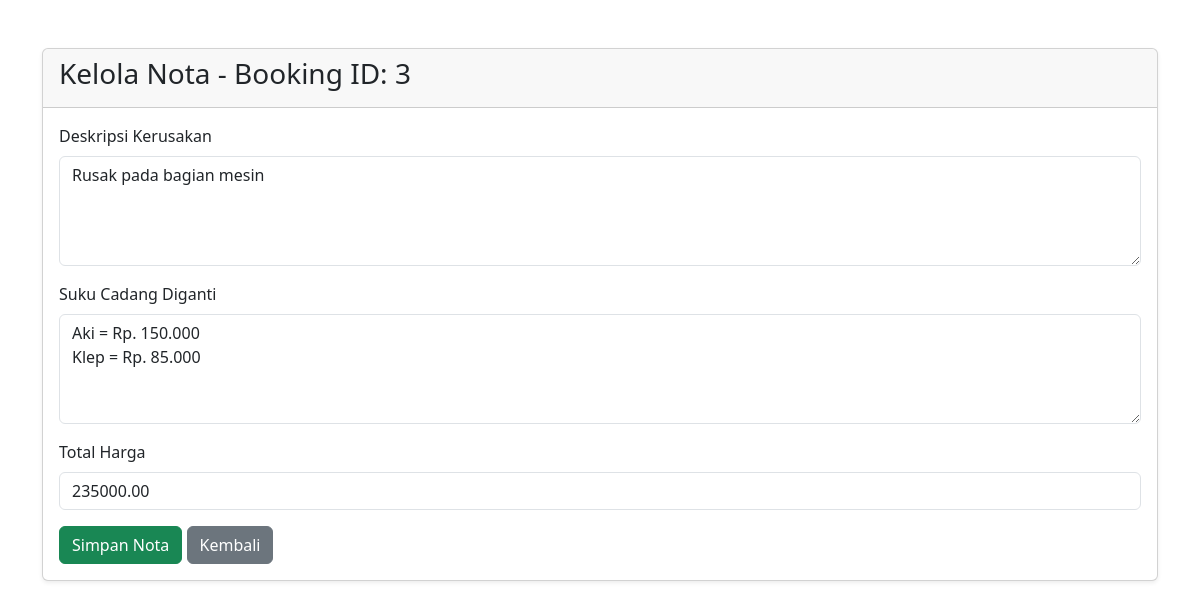
Page /kelola_nota.php?id=3 on the committed database.
### tables this page shows
CREATE TABLE `bookings` (
  `id` int(11) NOT NULL,
  `user_id` int(11) NOT NULL,
  `booking_date` date NOT NULL,
  `booking_time` time NOT NULL,
  `motor_brand` varchar(50) NOT NULL,
  `motor_type` varchar(50) NOT NULL,
  `motor_year` year(4) NOT NULL,
  `service_package` varchar(100) NOT NULL,
  `status` enum('Pending','Selesai','Dibatalkan') DEFAULT 'Pending',
  `created_at` timestamp NOT NULL DEFAULT current_timestamp(),
  `kerusakan` text DEFAULT NULL,
  `suku_cadang` text DEFAULT NULL,
  `harga_total` decimal(10,2) DEFAULT NULL,
  `payment_method` varchar(50) DEFAULT 'Pending',
  `payment_status` varchar(50) DEFAULT 'Pending',
  `proof_payment` varchar(255) DEFAULT NULL,
  `cost` decimal(10,2) NOT NULL DEFAULT 0.00
);

### kelola_nota.php (the view, shortened to what this page needs)
<?php
require_once 'db.php';
if (isset($_GET['id'])) {
    $booking_id = $_GET['id'];
    $sql = "SELECT bookings.*, users.name AS customer_name
            FROM bookings
            JOIN users ON bookings.user_id = users.id
            WHERE bookings.id = ?";
    $stmt = $conn->prepare($sql);
    $stmt->bind_param('i', $booking_id);
    $stmt->execute();
    $result = $stmt->get_result();
    $booking = $result->fetch_assoc();
} else {
    echo "ID Booking tidak ditemukan.";
    exit;
}
?>
<!DOCTYPE html>
<html lang="id">
<head>
    <link href="https://cdn.jsdelivr.net/npm/bootstrap@5.3.0-alpha1/dist/css/bootstrap.min.css" rel="stylesheet">
</head>
<body>
    <div class="container mt-5">
        <div class="card shadow-sm">
            <div class="card-header">
                <h3 class="card-title">Kelola Nota - Booking ID: <?php echo $booking_id; ?></h3>
            </div>
            <div class="card-body">
                <form action="" method="POST">
                    <div class="mb-3">
                        <label for="kerusakan" class="form-label">Deskripsi Kerusakan</label>
                        <textarea name="kerusakan" id="kerusakan" rows="4" class="form-control" required><?php echo htmlspecialchars($booking['kerusakan'] ?? ''); ?></textarea>
                    </div>
                    <div class="mb-3">
                        <label for="suku_cadang" class="form-label">Suku Cadang Diganti</label>
                        <textarea name="suku_cadang" id="suku_cadang" rows="4" class="form-control" required><?php echo htmlspecialchars($booking['suku_cadang'] ?? ''); ?></textarea>
                    </div>
                    <div class="mb-3">
                        <label for="harga_total" class="form-label">Total Harga</label>
                        <input type="number" name="harga_total" id="harga_total" class="form-control" required value="<?php echo htmlspecialchars($booking['harga_total'] ?? ''); ?>">
                    </div>
                    <button type="submit" class="btn btn-success">Simpan Nota</button>
                    <a href="dashboard_admin.php" class="btn btn-secondary">Kembali</a>
                </form>
            </div>
        </div>
    </div>
</body>
</html>

### rows in the picture
bookings: kerusakan "Rusak pada bagian mesin", suku_cadang "Aki = Rp. 150.000 Klep = Rp. 85.000", harga_total "235000.00"

### other values in the picture
$booking_id "3"
